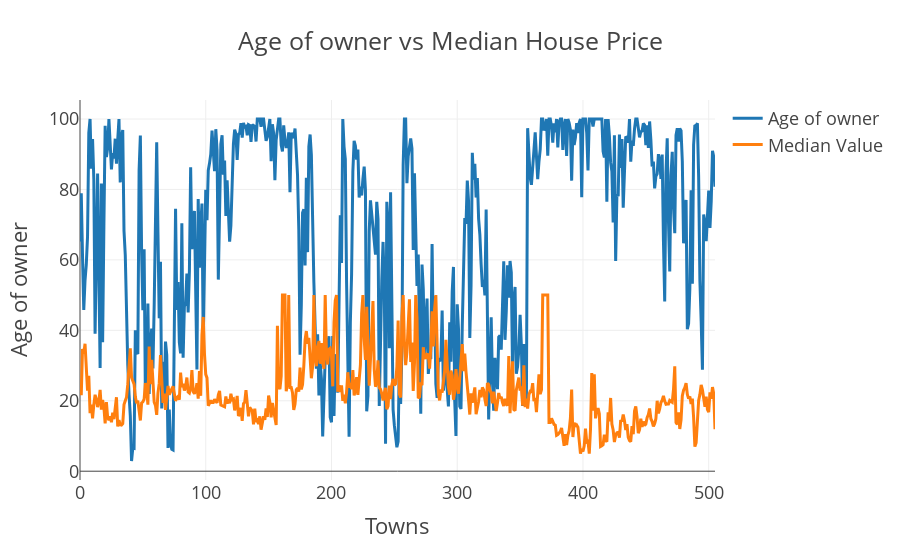

The notebook cell this image was saved under:
### Code cell
col1 = "AGE"
col2 = "MEDV"
v1 = housing[col1]
v2 = housing[col2]

scat1 = go.Scatter(y = v1.values, x=v1.index, name="Age of owner")
scat2 = go.Scatter(y=v2.values, x=v2.index, name="Median Value")

data = [scat1, scat2]

layout={'title':"Age of owner vs Median House Price",'yaxis':{'title':"Age of owner"},'xaxis':{'title':'Towns'}}
fig = go.Figure(data=data, layout=layout)
fig.layout.template = "presentation"

iplot(fig)

### Figure 1 — Plotly figure (JSON) as saved in the notebook; plotly's stock layout.template omitted (floating-point values rounded to 4 significant figures; data arrays with more than 128 entries replaced by an {"elided": "..."} marker saying what was removed)
{"data": [{"name": "Age of owner", "type": "scatter", "x": {"elided": "506 int values"}, "y": {"elided": "506 float values"}}, {"name": "Median Value", "type": "scatter", "x": {"elided": "506 int values"}, "y": {"elided": "506 float values"}}], "layout": {"title": {"text": "Age of owner vs Median House Price"}, "xaxis": {"title": {"text": "Towns"}}, "yaxis": {"title": {"text": "Age of owner"}}}}
